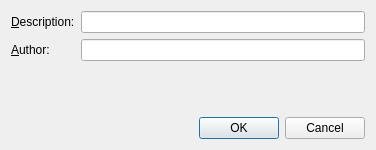
<ui version="4.0" >
 <class>NewModelDialog</class>
 <widget class="QDialog" name="NewModelDialog" >
  <property name="geometry" >
   <rect>
    <x>0</x>
    <y>0</y>
    <width>376</width>
    <height>150</height>
   </rect>
  </property>
  <property name="windowTitle" >
   <string>New Model</string>
  </property>
  <layout class="QVBoxLayout" name="verticalLayout" >
   <item>
    <layout class="QFormLayout" name="formLayout" >
     <item row="0" column="0" >
      <widget class="QLabel" name="label_2" >
       <property name="text" >
        <string>&amp;Description:</string>
       </property>
       <property name="buddy" >
        <cstring>editDesc</cstring>
       </property>
      </widget>
     </item>
     <item row="0" column="1" >
      <widget class="QLineEdit" name="editDesc" />
     </item>
     <item row="1" column="0" >
      <widget class="QLabel" name="label_3" >
       <property name="text" >
        <string>&amp;Author:</string>
       </property>
       <property name="buddy" >
        <cstring>editAuthor</cstring>
       </property>
      </widget>
     </item>
     <item row="1" column="1" >
      <widget class="QLineEdit" name="editAuthor" />
     </item>
    </layout>
   </item>
   <item>
    <spacer name="verticalSpacer" >
     <property name="orientation" >
      <enum>Qt::Vertical</enum>
     </property>
     <property name="sizeHint" stdset="0" >
      <size>
       <width>20</width>
       <height>25</height>
      </size>
     </property>
    </spacer>
   </item>
   <item>
    <widget class="QDialogButtonBox" name="buttonBox" >
     <property name="orientation" >
      <enum>Qt::Horizontal</enum>
     </property>
     <property name="standardButtons" >
      <set>QDialogButtonBox::Cancel|QDialogButtonBox::Ok</set>
     </property>
    </widget>
   </item>
  </layout>
 </widget>
 <resources/>
 <connections>
  <connection>
   <sender>buttonBox</sender>
   <signal>accepted()</signal>
   <receiver>NewModelDialog</receiver>
   <slot>accept()</slot>
   <hints>
    <hint type="sourcelabel" >
     <x>248</x>
     <y>145</y>
    </hint>
    <hint type="destinationlabel" >
     <x>157</x>
     <y>150</y>
    </hint>
   </hints>
  </connection>
  <connection>
   <sender>buttonBox</sender>
   <signal>rejected()</signal>
   <receiver>NewModelDialog</receiver>
   <slot>reject()</slot>
   <hints>
    <hint type="sourcelabel" >
     <x>316</x>
     <y>145</y>
    </hint>
    <hint type="destinationlabel" >
     <x>286</x>
     <y>150</y>
    </hint>
   </hints>
  </connection>
 </connections>
</ui>
